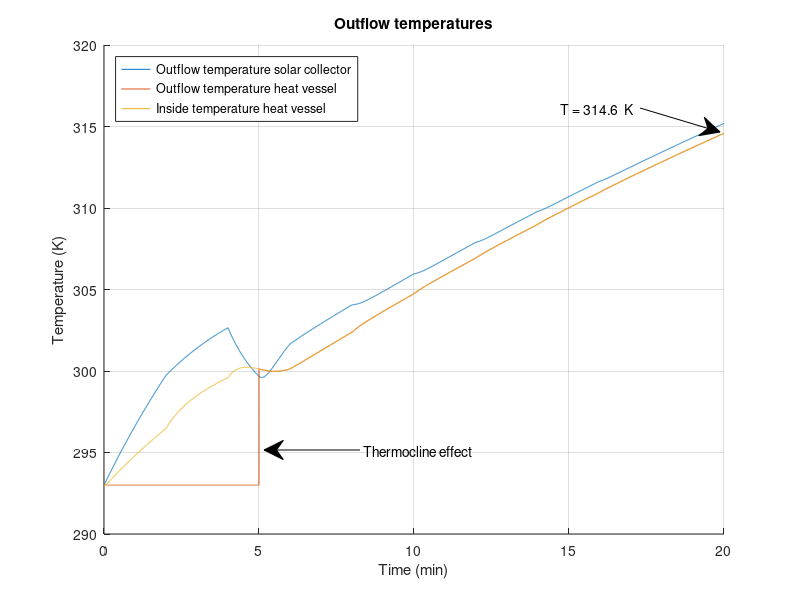
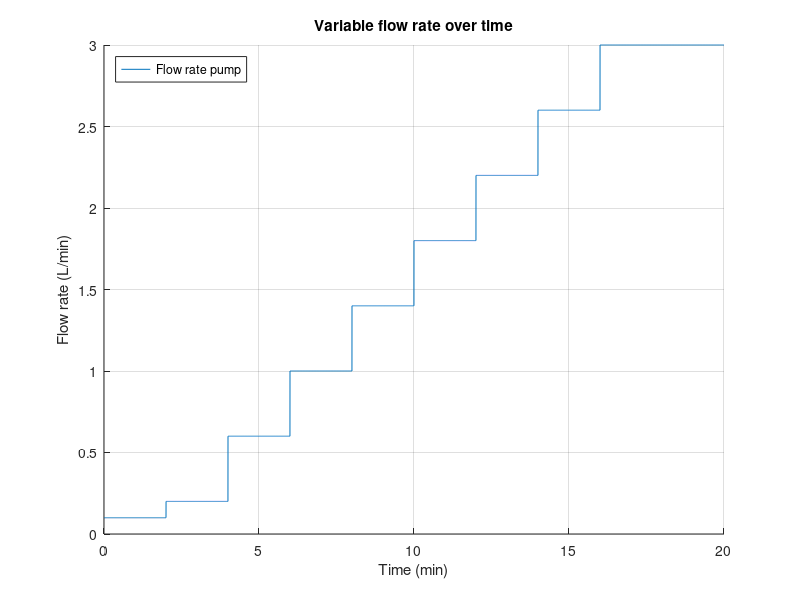

These charts were generated, in order, by the following MATLAB code:
%%%%%%%%%%%%%%%%%%%%%%%%%%%%%%%%%%%%%%%%%%%%
% Matlab model for Solar Collector Group 10%
%%%%%%%%%%%%%%%%%%%%%%%%%%%%%%%%%%%%%%%%%%%%
clc;
clear;
close all;
%%
%%%%%%%%%%%
%Constants%
%%%%%%%%%%%
%Natural costants:
    sigma = 5.67*10^(-8);                       %Stefan-Boltzmann constant
    v_out = 4.5;                                %Velocity of air outside the solar collector [m/s]
    v_in = 0;                                   %Velocity of air inside the solar collector [m/s]
%Emissivity
    e_Cu = 0.22;                                %Copper tube, value 0.052
    e_glass = 0.95;
    e_PVC = 0.91;                               %PVC tube
    e_foam = 0.9;                               %foam foil
    e_Al = 0.04;                                %Aluminum tape
    e_paint = 0.95;                             %Emissivity of black paint (for comparison)
    e_wood = 0.94;
    e_CuMatte = 0.22;                           %Emissivity of the copper tube after making it less reflective (for comparison)
%Thermal conductivity
    k_air = 0.026;                              %Air [W/(m*K)]
    k_tempex =0.03;                             %Tempex plate [W/(m*K)]
    k_Cu = 400;                                 %Copper tube [W/(m*K)]
    k_wood = 0.12;                              %Wood casing [W/(m*K)]
    k_Po = 0.13;                                %Polyurethane tube [W/(m*K)]
    k_PVC = 0.19;                               %PVC thermal conduc [W/(m*K)]
    k_foil = 0.04;                              %Polyethylene foam foil [W/(m*K)]
    k_glass = 0.96;                             %Thermal conductivity of the glass plate [W/(m*K)]
%Heat transfer coefficient
    h_out_air = 10.45 - v_out + 10*(v_out)^(1/2);%Outside solar collector air [W/(m^2*K)]
    h_in_air = 10.45 - v_in + 10*(v_in)^(1/2);  %Inside solar collector air [W/(m^2*K)]
    h_air = 2.5;                                %Still standing 298K air [W/(m^2*K)]
%Specific heat
    c_water = 4186;                             %Specific heat water [J/kgK]
    c_Cu = 386;                                 %Specific heat copper [J/kgK]
    c_Al = 922;                                 %Specific heat aluminium[J/kgK]
    c_air = 1007;                               %Specific heat air[J/kgK]
%Measurements
    D_Cu = 0.012;                               %Diameter of the copper tube [m]
    D_PolyTube = 0.008;                         %Inner diameter of the polyurathane pump tubes [m]
    R_Cu1 = 0.005;                              %Inner radius of the copper tube [m]
    R_Cu2 = 0.006;                              %Outer radius of  the copper tube [m]
    V_air = 0.04911;                            %Volume of the air in the solar collector [m^3]
    V_Al = 8.96*10^(-5);                        %Total volume of the aluminum tape
    L_Cu_SC = 6.63;                             %Length of the copper tube in the solar collector [m]
    L_PolyTube1 = 3;                            %Total length of polyurathane pump tube 1 [m]
    L_PolyTube2 = 3;                            %Total length of polyurathane pump tube 2 [m]
    d_frame = 0.05;                             %Thickness of the pinewood frame [m]
%Measurements Heat storage vessel
    D_pvc = 0.050;                              %Diameter PVC tube [m]
    R_pvcThick = 0.0018;                        %PVC wall thickness
    R_pvc1 = (D_pvc/2) - R_pvcThick;            %Inner Radius PVC tube [m]
    R_pvc2 = (D_pvc/2);                         %Outer Radius PVC tube [m]
    N_insLayers = 6;                            %Number of insulating polyethylene foam foil layers [m]
    R_polyFoil = N_insLayers * 0.003;           %Radius thickness polyethylene foam foil [m]
    L_Tube_HV = 0.71;                           %PVC length [m]
%Measurements for in- and outlet connectors
    R_Po1 = 0.004;                              %Inner radius of the polyurethane tube [m]
    R_Po2 = 0.006;                              %Outer radius of the polyurethane tube [m]
    L_Tube_HV_to_SC = 3;                        %Half of general setup length, HV to SC [m]
    L_Tube_SC_to_HV = 3;                        %Half of general setup length, SC to HV [m]
%Areas
    A_RadCu = 4*D_Cu*1.4+3*0.5*0.25*pi*(0.0898^2-0.0778^2)+2*0.012*0.15; %Sunlit area of the copper tube [m^2]
    A_RadAl = 0.670*1.4 - 4*0.012*1.4;                      %Sunlit area of the aluminum troughs [m^2]
    A_AirCu = 1.4*pi*D_Cu + 3*4.9594762*10^(-3) + 0.05*pi*D_Cu + 2*0.1*pi*D_Cu; %Area of the copper tube that's exposed to the air [m^2]
    A_AirTape = 1.971;                                      %Area of the aluminum tape that is exposed to the air [m^2]
    A_AirSS = 2*(1.64*0.67)+2*(0.67*0.065)+2*(0.065*1.72);  %Area of solar collector that is exposed to the air [m^2]
    A_frame = 2*(0.67*0.065)+2*(0.065*1.72);                %Area of sides touching pinewood [m^2]
    A_HV = 2*pi*(R_pvc2+R_polyFoil)*L_Tube_HV;              %Area of heat vessel [m^2] %%%%CHECK THIS
%Intensity
    I_sun = 1000;                               %Intensity of the artificial sun [W/m^2]
%Temperatures
    T_sur = 293;                                %Temperature of the surroundings [K]
    T_in = 293;                                 %Temperature of the incoming water [K]
%Density
    rho_w = 1000;                               %Density of water [kg/m^3]
    rho_Cu = 8.9*10^3;                          %Density of copper [kg/m^3]
    rho_air = 1.29;                             %Density of air [kg/m^3]
    rho_Al = 2.70*10^3;                         %Density of aluminum [kg/m^3]
%Variables
    test_length = 20;                           %Given time in test [minutes]
    flowrate = 0.1;                             %Initial flowrate [L/min]
%%
%%%%%%%%%%%%%%
%Calculations%
%%%%%%%%%%%%%%
%%Length of simulation%%
t_end = test_length*60;                 %End time [s]
t_step = 0.1;                           %Step size [s]
Steps = t_end/t_step;                   %Amount of steps

%%HEAT VESSEL%%
T_HV_table = zeros(3,Steps+1);          %Heat vessel table for data logging
T_HV_table(1,:) = 0:t_step:t_end;
T_HV_out=T_in;                          %Beginning temperature of water in the heat vessel [K]
%%Water mass calculations%%
m_SC_water = 0.512;                     %Max mass of water in the solar collector [kg]
m_HV_water = 1.2;                       %Max mass of water in the heat vessel  [kg]
m_hv_frac = 0;                           %Initial fraction hot water to cold water [-]

%%Variable flowrate%%
Flowrate_Table = zeros(2,Steps+1);          %Table for variable flowrate logging
Flowrate_Table(1,:) = 0:t_step:t_end;

%%Thermocline HV start values%%
m_HV_new = 0;                           %Starting mass of hot water in HV  [kg]
m_HV_old = m_HV_water;                  %Starting mass of cold water in HV [kg]
T_HV_inside = T_in;                     %Starting temperature HV [K]

%%Tube Heat vessel --> Solar Collector%%
m_PolyTube1_water = (1/4)*pi*D_PolyTube^2*L_PolyTube1*rho_w;                %Maximum amount of water in the tube [kg]
T_SC_in = T_in;                                                             %Starting temperature [K]

%%SOLAR COLLECTOR%%
T_SC_table = zeros(3,Steps+1);          %Solar collector table for data logging
T_SC_table(1,:) = 0:t_step:t_end;
T_SC_out=T_in;                          %Beginning temperature of water in the solar collector [K]
I_glass = I_sun*e_glass;                %Intensity after absorption of glass plate [W/m^2]

%%Aluminium reflection and absorption rates%%
dQdt_RadAl = (1-e_Al)*A_RadAl*I_glass;              %Energy that is reflected by the aluminum tape [W]
dQdt_RadAl_in = (e_Al)*A_RadAl*I_glass;             %Energy that is absorbed by the aluminum tape [W]
dQdt_RadCu = e_Cu*A_RadCu*I_glass + e_Cu*dQdt_RadAl;  %Energy that is absorbed by the copper tube due to radiation [W]

%SC glass plate calculations
d_glass = 0.004;                                                            %Thickness of the glass plate [m]
A_glass = 0.67*(1.640+0.080);                                               %Area of the glass plate [m]

%%Tube Solar Collector --> Heat vessel%%
m_PolyTube2_water = (1/4)*pi*D_PolyTube^2*L_PolyTube2*rho_w;                %Maximum amount of water in the tube [kg]
T_HV_in = T_in;                                                             %Starting temperature [K]

%%General%%
m_Cu = (L_Cu_SC*pi*R_Cu2^2 - L_Cu_SC*pi*R_Cu1^2)*rho_Cu;                    %Mass of the copper tube in the solar collector [kg]
m_air = rho_air*V_air;                                                      %Mass of the air in the solar collector [kg]
m_Al = rho_Al*V_Al;                                                         %Total mass of the aluminum tape [kg]
T_air = T_in;                                                               %Starting temperature of the air [K]
T_Al = T_in;                                                                %Starting temperature of the aluminum tape [K]
m_flow = (flowrate/60/1000)*rho_w*t_step;                                   %Mass of water inflow from pump during t_step [kg]
%%
for t=0:t_step:t_end
    %%
    %%%%%%%%%%%%%%%%%%%%%%%%%%%%%%%%%%%%%%%%
    %       Variable flowrate              %
    %%%%%%%%%%%%%%%%%%%%%%%%%%%%%%%%%%%%%%%%
    if (120<t && t<960)                                                    %Varying flow rate between 2 minutes and 16 minutes
          xStart = 0.2;                                                    %Flow rate after 2 minutes
          steptime = 0.4;                                                  %Stepsize of the flow rate after every 2 minutes
          N = 8;                                                           %Amount of steps
          pump = xStart + (0:N-1)*steptime;                                %Ceating array with differnt flow rates
          flowrate = pump(round((t-60)/120));                              %At what time which array (flow rate) should be picked
          m_flow = (flowrate/60/1000)*rho_w*t_step;                        %Mass of water inflow from pump during t_step [kg]
    elseif (960<t && t<1200)                                               %Flow rate between 16 minutes and 20 minutes
          flowrate = 3;                                                    %Flow rate [L/min]
          m_flow = (flowrate/60/1000)*rho_w*t_step;                        %Mass of water inflow from pump during t_step [kg]
    end
    Column = round((1/t_step)*t+1);                                         %Table time step counter
    Flowrate_Table(2,Column)=flowrate;                                      %Assign value for T_HV_out to the right space
    %%
    %%%%%%%%%%%%%%%%%%%%%%%%%%%%%%%%%%%%%%%%
    %       Equations for the vessel       %
    %%%%%%%%%%%%%%%%%%%%%%%%%%%%%%%%%%%%%%%%    
    %%%%%Insulation heat loss%%%%
    R_HV_PVC_cond = R_pvc1/(k_PVC*(2*pi*R_pvc2*L_Tube_HV));                     %Thermal resitance of conduction through PVC [K/W]
    R_HV_ins_Cond =  (log((R_pvc2 + R_polyFoil)/R_pvc2)) / (k_foil*A_HV);   %Thermal resitance of conduction through poly foam foil [K/W]
    R_HV_ins_Conv = 1 / (h_air*A_HV);                                       %Thermal resitance of convection outside poly foam foil [K/W]
    HL_RadOut_PVC = e_PVC * sigma * A_HV * (T_HV_inside^4 - T_sur^4);   %Heat loss due to radiation PVC [W]
    HL_RadOut_foam = e_foam * sigma * A_HV * (T_HV_inside^4 - T_sur^4); %Heat loss due to radiation foam foil [W]
    R_HV_ins_total = R_HV_PVC_cond + R_HV_ins_Cond + R_HV_ins_Conv;         %Total thermal resistance in series [K/W]
    %Total heat flow through insulation multiplied with fraction hot water
    dQdt_HV_insulation = m_hv_frac*(-((T_HV_inside - T_sur ) / R_HV_ins_total)-HL_RadOut_PVC-HL_RadOut_foam);   
    
    %%%%%End caps heat loss%%%%
    R_HV_cap_Conv = 1 /h_air*pi*(R_pvc2+R_pvcThick).^2;                     %Thermal resistance due to convection on end caps [K/W]
    R_HV_cap1 = R_pvcThick / (k_PVC * (pi*R_pvc2).^2);                      %Thermal resistance end-cap [K/W]
    R_HV_cap2 = R_HV_cap1;                                                  %Thermal resistance upper end cap [K/W]
    if m_hv_frac == 1
        %If heatvessel is full of hot water, heat loss from both end caps is presumed
        R_HV_caps_total = R_HV_cap1 + R_HV_cap2 + 2*R_HV_cap_Conv;
        dQdt_HV_caps = -((T_HV_inside - T_sur ) / R_HV_caps_total);
    else
        %If hot water not at bottom HV, only 1 end-cap
        R_HV_caps_total = R_HV_cap1 + R_HV_cap_Conv;                        
        dQdt_HV_caps = -((T_HV_inside - T_sur ) / R_HV_caps_total);
    end
    
    %%%%Total heat flow storage vessel%%%%
    dQdt_HV_total = dQdt_HV_insulation + dQdt_HV_caps;                      %Total heat flow storage vessel [W/m^2]
    
    %%%%Calculate internal temperature%%%%
    delta_T = (dQdt_HV_total*t_step/(m_HV_water*c_water));                  %Resulting delta T of heat flow [K]
    T_HV_inside = T_HV_inside+delta_T;                                      %Resulting internal temperature [K]
    
    %%%%Thermocline effect%%%% 
    if (m_HV_new < m_HV_water)                                              % Cold region thermocline provides outlfow HV
        m_HV_new = m_HV_new + m_flow;
        T_HV_inside = (m_flow*T_HV_in + T_HV_inside*m_HV_new)/(m_HV_new + m_flow);
        m_hv_frac = m_HV_new / m_HV_water;                                  %Fraction hot to cold water in HV
        m_HV_old = m_HV_old - m_flow;
        T_HV_out = T_in;                                                    %Resulting temperature outlfow if full of hot water
    else                                                                    %Thermocline when cold water has been dispersed
        T_HV_inside = (m_flow*T_HV_in + T_HV_inside*m_HV_new)/(m_HV_new + m_flow);
        m_hv_frac = 1;                                                      %Fraction of cold water to hot water is 1, used for heat losses in HV
        T_HV_out = T_HV_inside;                                             %Resulting temperature outlfow if not full of hot water
    end
    
    %%%%Log HV data for plotting%%%%
    Column = round((1/t_step)*t+1);                                         %Table time step counter
    T_HV_table(2,Column)=T_HV_out;                                          %Assign value for T_HV_out to the right space
    T_HV_table(3,Column)=dQdt_HV_total;                                     %Assign value for dQdt_HV_total to the right space
    T_HV_table(4,Column)=T_HV_inside;                                       %Assign value for inside temperature heat vessel
    
    %%
    %%%%%%%%%%%%%%%%%%%%%%%%%%%%%%%%%%%%%%%%
    %Tube 1 Heat vessel --> Solar collector%
    %%%%%%%%%%%%%%%%%%%%%%%%%%%%%%%%%%%%%%%%
    %%%%Inflow temperature%%%%
    m_PolyTube1_old = m_PolyTube1_water - m_flow;                           %Mass of water from t-t_step [kg]
    m_PolyTube1_new = m_flow;                                               %Mass of water added to the heat vessel during t_step [kg]
    T_SC_in = (m_PolyTube1_old*T_SC_in + m_PolyTube1_new*T_HV_out)/(m_PolyTube1_old+m_PolyTube1_new); %Inflow temperature [K] 
    
    %%%%Thermal resistance%%%%
    R_tube_out_Cond =  (log(R_Po2 /R_Po1)) / ((2*pi*k_Po*L_Tube_HV_to_SC ));%Thermal resitance of conduction outlet tubing [K/W]
    R_tube_out_Conv = 1 / (h_air*(2*pi*R_Po2)*L_Tube_HV_to_SC) ;           %Thermal resitance of convection outlet tubing [K/W]
    R_tube_out_total = R_tube_out_Cond + R_tube_out_Conv;                  %Total thermal resistance in series [K/W]
    
    %%%%Total heat flowflow%%%%
    dQdt_PolyTube1_total = -((T_HV_out - T_sur ) / R_tube_out_total);       %Total heat flow HV to SC[W/m^2]
    
    %%%%Outflow temperature
    delta_T = (dQdt_PolyTube1_total*t_step/(m_PolyTube1_water*c_water));    %Resulting delta T of heat flow [K]
    T_SC_in = T_SC_in+delta_T;                                              %Resulting outflow temperature [K]
    
    %%
    %%%%%%%%%%%%%%%%%%%%%%%%%%%%%%%%%%%%%%%%
    %  Equations for the solar collector   %
    %%%%%%%%%%%%%%%%%%%%%%%%%%%%%%%%%%%%%%%%
    m_SC_old = m_SC_water - m_flow;                                         %Mass of water from t-t_step [kg]
    m_SC_new = m_flow;                                                      %Mass of water added to the solar collector during t_step [kg]
    T_SC_out = (m_SC_old*c_water*T_SC_out + m_Cu*c_Cu*T_SC_out + m_SC_new*c_water*T_SC_in)/(m_SC_old*c_water + m_Cu*c_Cu + m_SC_new*c_water);

    %%%Heat transfer mechanisms in the solar collector%%%	
    dtQt_RadOut = e_Cu * sigma * A_AirCu * (T_SC_out^4 - T_air^4);          %Heat loss due to radiation [W]                
    R_CondOut = (log(R_Cu2/R_Cu1)) / (2*pi*k_Cu*L_Cu_SC);                  %Thermal resistance due to conduction in the copper tube [K/W]
    R_Cu_conv = 1 / (h_air*A_AirCu);                                         %Thermal resistance due to convection [K/W]
    R_SC_total = R_CondOut + R_Cu_conv;                                     %The total of all the thermal resistances [K/W]
  
    %%%%Total heat flow solar collector%%%%
    dQdT_SC_tube = ((T_SC_out - T_air) / R_SC_total);
    dQdt_SC_total = dQdt_RadCu - dQdT_SC_tube - dtQt_RadOut;        %Total heat flow solar collector [W/m^2]
    
    %%%%Calculate internal temperature%%%%    
    delta_T = (dQdt_SC_total*t_step)/(m_SC_water*c_water + m_Cu*c_Cu);      %Resulting delta T of heat flow [K]
    T_SC_out=T_SC_out+delta_T;                                              %Resulting outflow temperature [K]
    
    %%%%Log SC data for plotting%%%%
    Column = round((1/t_step)*t+1);                                         %Table time step counter
    T_SC_table(2,Column)=T_SC_out;                                          %Assign value for T to the right space
    T_SC_table(3,Column)=delta_T;                                           %Assign value for T to the right space
    
    %%
    %%%%%%%%%%%%%%%%%%%%%%%%%%%%%%%%%%%%%%%%
    %Tube 2 Solar collector --> Heat vessel%
    %%%%%%%%%%%%%%%%%%%%%%%%%%%%%%%%%%%%%%%%
    m_PolyTube2_old = m_PolyTube1_water - m_flow;                           %Mass of water from t-t_step [kg]
    m_PolyTube2_new = m_flow;                                               %Mass of water added to the heat vessel during t_step [kg]
   
    T_HV_in = (m_PolyTube2_old*T_HV_in + m_HV_new*T_SC_out)/(m_PolyTube2_old+m_HV_new); %Average internal HV temperature with inflow from SC [K]
    
    R_tube_in_Cond =  (log(R_Po2 /R_Po1)) / ((2*pi*k_Po*L_Tube_SC_to_HV )); %Thermal resitance of conduction inlet tubing [K/W]
    R_tube_in_Conv = 1 / (h_air*(2*pi*R_Po2)*L_Tube_SC_to_HV) ;             %Thermal resitance of convection inlet tubing [K/W]
    R_tube_in_total = R_tube_in_Cond + R_tube_in_Conv;                      %Total thermal resistance in series [K/W]
    
    %%%%Total flow
    dQdt_PolyTube2_total = -((T_HV_in - T_sur ) / R_tube_in_total);         %Total heat flow general setup SC to HV [W/m^2]

    delta_T = (dQdt_PolyTube2_total*t_step/(m_PolyTube2_water*c_water));    %Resulting delta T of heat flow [K]
    T_HV_in = T_HV_in+delta_T;                                              %Resulting outflow temperature [K]
        
    %%
    %%%%%%%%%%%%%%%%%%%%%%%%%%%%%%%%%%%%%%%%
    %            Air Temperature           %
    %%%%%%%%%%%%%%%%%%%%%%%%%%%%%%%%%%%%%%%%
    %To calculate dQdt_air_total, first the temperature of the aluminum tape has to be determined:
    dQdt_Al_conv = h_air*A_AirTape*(T_Al-T_air);                            %Convective heat loss aluminium tape [W/m^2]
    dQdt_Al_total = dQdt_RadAl_in - dQdt_Al_conv;                           %Total heat flow aluminium tape [W/m^2]
    delta_T = (dQdt_Al_total*t_step)/(m_Al*c_Al);                           %Resulting delta T aluminium tape [K]
    T_Al = T_Al + delta_T;                                                  %Temperature aluminium tape after delta T [K]

    %Air temperature:
    dQdt_CondEnv = -(k_wood * A_frame * (T_air - T_sur))/d_frame;               %Heat flow to the environment through the wood by conduction [W/m^2]
    dQdt_CondGlass = -(k_glass*A_glass*(T_air - T_sur))/d_glass;           %Heat flow to the environment through the glass by conduction [W/m^2]
    dQdt_air_total = dQdt_Al_conv + dQdt_CondEnv + dQdt_CondGlass + dQdT_SC_tube; %Total heat flow air inside solar collector [W/m^2]
     
    delta_T = (dQdt_air_total*t_step)/(m_air*c_air);                        %Resulting delta T of heat flow [K]
    T_air = T_air + delta_T;                                                %Resulting air temperature [K]
    
end
%%
%%%%%%%%%%
%Plotting%
%%%%%%%%%%

t_var=T_SC_table(1,:)/60;          %Time variable
T_SC_var=T_SC_table(2,:);       %Outflow temperature solar collector
T_HV_var=T_HV_table(2,:);       %Outflow temperature heat vessel
T_HV_inside = T_HV_table(4,:);  %Inside temperature heat vessel
t_var_flow = Flowrate_Table(1,:)/60;
V_flowrate = Flowrate_Table(2,:); %Variable flowrate for pump


%%Figure 1 for outflow temperature
figure(1);hold on
figure(1);grid on
figure(1); plot(t_var,T_SC_var);
figure(1); plot(t_var,T_HV_var);
figure(1); plot(t_var,T_HV_inside);

figure(1); annotation('textarrow',[0.8 0.9], [0.82 0.78] ,'String','T = 314.6  K ');
figure(1); annotation('textarrow', [0.45 0.33], [0.25 0.25], 'String', 'Thermocline effect');

figure(1); ylabel('Temperature (K)')
figure(1); legend({'Outflow temperature solar collector','Outflow temperature heat vessel','Inside temperature heat vessel'}, 'Location','northwest')

figure(1); xlim([0 t_end/60]);
figure(1); xlabel('Time (min)')
figure(1); title('Outflow temperatures')
figure(1); saveas(gcf,'Outflow temperature.jpg')

%%Figure 2 for variable flowrate pump
figure(2);hold on
figure(2);grid on
figure(2); plot(t_var_flow,V_flowrate);
figure(2); xlim([0 t_end/60]);
figure(2); xlabel('Time (min)')
figure(2); ylabel('Flow rate (L/min)')
figure(2); title('Variable flow rate over time')
figure(2); legend({'Flow rate pump'}, 'Location','northwest')
figure(2); saveas(gcf,'Flow_rate.jpg')
